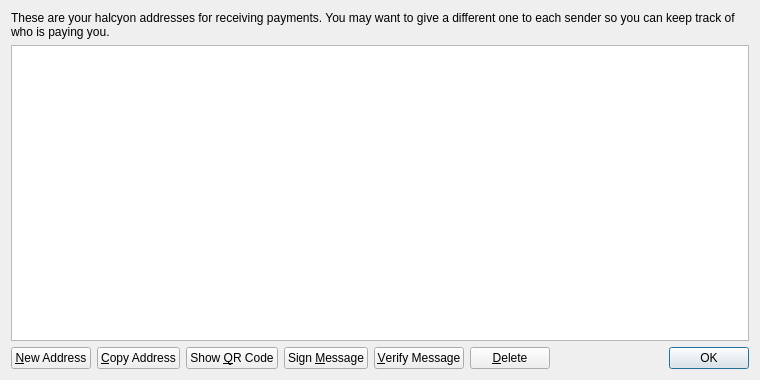
<?xml version="1.0" encoding="UTF-8"?>
<ui version="4.0">
 <class>AddressBookPage</class>
 <widget class="QWidget" name="AddressBookPage">
  <property name="geometry">
   <rect>
    <x>0</x>
    <y>0</y>
    <width>760</width>
    <height>380</height>
   </rect>
  </property>
  <property name="windowTitle">
   <string>Address Book</string>
  </property>
  <layout class="QVBoxLayout" name="verticalLayout">
   <item>
    <widget class="QLabel" name="labelExplanation">
     <property name="text">
      <string>These are your halcyon addresses for receiving payments. You may want to give a different one to each sender so you can keep track of who is paying you.</string>
     </property>
     <property name="textFormat">
      <enum>Qt::PlainText</enum>
     </property>
     <property name="wordWrap">
      <bool>true</bool>
     </property>
    </widget>
   </item>
   <item>
    <widget class="QTableView" name="tableView">
     <property name="contextMenuPolicy">
      <enum>Qt::CustomContextMenu</enum>
     </property>
     <property name="toolTip">
      <string>Double-click to edit address or label</string>
     </property>
     <property name="tabKeyNavigation">
      <bool>false</bool>
     </property>
     <property name="alternatingRowColors">
      <bool>true</bool>
     </property>
     <property name="selectionMode">
      <enum>QAbstractItemView::SingleSelection</enum>
     </property>
     <property name="selectionBehavior">
      <enum>QAbstractItemView::SelectRows</enum>
     </property>
     <property name="sortingEnabled">
      <bool>true</bool>
     </property>
     <attribute name="verticalHeaderVisible">
      <bool>false</bool>
     </attribute>
    </widget>
   </item>
   <item>
    <layout class="QHBoxLayout" name="horizontalLayout">
     <item>
      <widget class="QPushButton" name="newAddressButton">
       <property name="toolTip">
        <string>Create a new address</string>
       </property>
       <property name="text">
        <string>&amp;New Address</string>
       </property>
       <property name="icon">
        <iconset resource="../bitcoin.qrc">
         <normaloff>:/icons/add</normaloff>:/icons/add</iconset>
       </property>
      </widget>
     </item>
     <item>
      <widget class="QPushButton" name="copyToClipboard">
       <property name="toolTip">
        <string>Copy the currently selected address to the system clipboard</string>
       </property>
       <property name="text">
        <string>&amp;Copy Address</string>
       </property>
       <property name="icon">
        <iconset resource="../bitcoin.qrc">
         <normaloff>:/icons/editcopy</normaloff>:/icons/editcopy</iconset>
       </property>
      </widget>
     </item>
     <item>
      <widget class="QPushButton" name="showQRCode">
       <property name="text">
        <string>Show &amp;QR Code</string>
       </property>
       <property name="icon">
        <iconset resource="../bitcoin.qrc">
         <normaloff>:/icons/qrcode</normaloff>:/icons/qrcode</iconset>
       </property>
      </widget>
     </item>
     <item>
      <widget class="QPushButton" name="signMessage">
       <property name="toolTip">
        <string>Sign a message to prove you own a halcyon address</string>
       </property>
       <property name="text">
        <string>Sign &amp;Message</string>
       </property>
       <property name="icon">
        <iconset resource="../bitcoin.qrc">
         <normaloff>:/icons/edit</normaloff>:/icons/edit</iconset>
       </property>
      </widget>
     </item>
     <item>
      <widget class="QPushButton" name="verifyMessage">
       <property name="toolTip">
        <string>Verify a message to ensure it was signed with a specified halcyon address</string>
       </property>
       <property name="text">
        <string>&amp;Verify Message</string>
       </property>
       <property name="icon">
        <iconset resource="../bitcoin.qrc">
         <normaloff>:/icons/transaction_0</normaloff>:/icons/transaction_0</iconset>
       </property>
      </widget>
     </item>
     <item>
      <widget class="QPushButton" name="deleteButton">
       <property name="toolTip">
        <string>Delete the currently selected address from the list</string>
       </property>
       <property name="text">
        <string>&amp;Delete</string>
       </property>
       <property name="icon">
        <iconset resource="../bitcoin.qrc">
         <normaloff>:/icons/remove</normaloff>:/icons/remove</iconset>
       </property>
      </widget>
     </item>
     <item>
      <spacer name="horizontalSpacer">
       <property name="orientation">
        <enum>Qt::Horizontal</enum>
       </property>
       <property name="sizeHint" stdset="0">
        <size>
         <width>40</width>
         <height>20</height>
        </size>
       </property>
      </spacer>
     </item>
     <item>
      <widget class="QDialogButtonBox" name="buttonBox">
       <property name="sizePolicy">
        <sizepolicy hsizetype="Maximum" vsizetype="Fixed">
         <horstretch>0</horstretch>
         <verstretch>0</verstretch>
        </sizepolicy>
       </property>
       <property name="standardButtons">
        <set>QDialogButtonBox::Ok</set>
       </property>
      </widget>
     </item>
    </layout>
   </item>
  </layout>
 </widget>
 <resources>
  <include location="../bitcoin.qrc"/>
 </resources>
 <connections/>
</ui>
